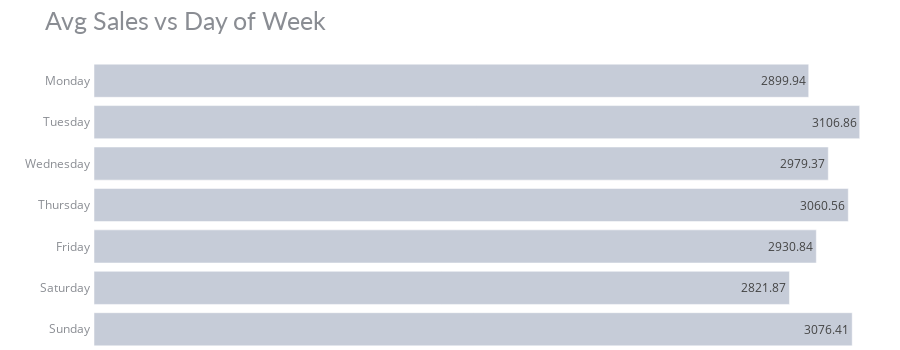

This figure's notebook cell:
### Code cell
# data
df_dw_sa = visual.groupby('day_of_week').agg({"Sales" : "mean"}).reset_index()
df_dw_sa.Sales = round(df_dw_sa.Sales, 2)

# chart
fig = px.bar(df_dw_sa, y='day_of_week', x='Sales', title='Avg Sales vs Day of Week',
             color_discrete_sequence=['#c6ccd8'], text='Sales',
             category_orders=dict(day_of_week=["Monday","Tuesday","Wednesday","Thursday", "Friday","Saturday","Sunday"]))
fig.update_yaxes(showgrid=False, ticksuffix=' ', showline=False)
fig.update_xaxes(visible=False)
fig.update_layout(margin=dict(t=60, b=0, l=0, r=0), height=350,
                  hovermode="y unified", 
                  yaxis_title=" ", template='plotly_white',
                  title_font=dict(size=25, color='#8a8d93', family="Lato, sans-serif"),
                  font=dict(color='#8a8d93'),
                  hoverlabel=dict(bgcolor="#c6ccd8", font_size=13, font_family="Lato, sans-serif"))

### Figure 1 — Plotly figure (JSON) as saved in the notebook; plotly's stock layout.template omitted (floating-point values rounded to 4 significant figures)
{"data": [{"alignmentgroup": "True", "hovertemplate": "Sales=%{text}<br>day_of_week=%{y}<extra></extra>", "legendgroup": "", "marker": {"color": "#c6ccd8", "pattern": {"shape": ""}}, "name": "", "offsetgroup": "", "orientation": "h", "showlegend": false, "text": [2931.0, 2900.0, 2822.0, 3076.0, 3061.0, 3107.0, 2979.0], "textposition": "auto", "type": "bar", "x": [2931.0, 2900.0, 2822.0, 3076.0, 3061.0, 3107.0, 2979.0], "xaxis": "x", "y": ["Friday", "Monday", "Saturday", "Sunday", "Thursday", "Tuesday", "Wednesday"], "yaxis": "y"}], "layout": {"barmode": "relative", "font": {"color": "#8a8d93"}, "height": 350, "hoverlabel": {"bgcolor": "#c6ccd8", "font": {"family": "Lato, sans-serif", "size": 13}}, "hovermode": "y unified", "legend": {"tracegroupgap": 0}, "margin": {"b": 0, "l": 0, "r": 0, "t": 60}, "title": {"font": {"color": "#8a8d93", "family": "Lato, sans-serif", "size": 25}, "text": "Avg Sales vs Day of Week"}, "xaxis": {"anchor": "y", "domain": [0, 1], "title": {"text": "Sales"}, "visible": false}, "yaxis": {"anchor": "x", "categoryarray": ["Sunday", "Saturday", "Friday", "Thursday", "Wednesday", "Tuesday", "Monday"], "categoryorder": "array", "domain": [0, 1], "showgrid": false, "showline": false, "ticksuffix": " ", "title": {"text": " "}}}}
